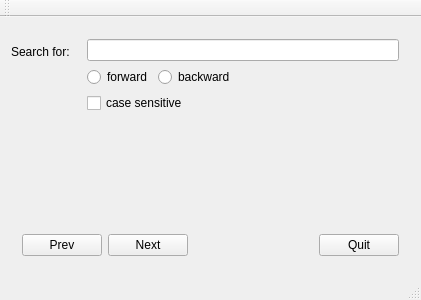
<?xml version="1.0" encoding="UTF-8"?>
<ui version="4.0">
 <class>MainWindow</class>
 <widget class="QMainWindow" name="MainWindow">
  <property name="geometry">
   <rect>
    <x>0</x>
    <y>0</y>
    <width>421</width>
    <height>300</height>
   </rect>
  </property>
  <property name="windowTitle">
   <string>MainWindow</string>
  </property>
  <widget class="QWidget" name="centralWidget">
   <layout class="QGridLayout" name="gridLayout_2">
    <item row="0" column="0">
     <widget class="QLabel" name="label">
      <property name="text">
       <string>Search for:</string>
      </property>
     </widget>
    </item>
    <item row="0" column="1" rowspan="2">
     <widget class="QWidget" name="widget_2" native="true">
      <layout class="QGridLayout" name="gridLayout">
       <item row="1" column="0">
        <widget class="QRadioButton" name="radioButton">
         <property name="text">
          <string>forward</string>
         </property>
        </widget>
       </item>
       <item row="2" column="0" colspan="2">
        <widget class="QCheckBox" name="checkBox">
         <property name="text">
          <string>case sensitive</string>
         </property>
        </widget>
       </item>
       <item row="1" column="2">
        <spacer name="horizontalSpacer_2">
         <property name="orientation">
          <enum>Qt::Horizontal</enum>
         </property>
         <property name="sizeHint" stdset="0">
          <size>
           <width>114</width>
           <height>20</height>
          </size>
         </property>
        </spacer>
       </item>
       <item row="0" column="0" colspan="3">
        <widget class="QLineEdit" name="inputField"/>
       </item>
       <item row="1" column="1">
        <widget class="QRadioButton" name="radioButton_2">
         <property name="text">
          <string>backward</string>
         </property>
        </widget>
       </item>
      </layout>
     </widget>
    </item>
    <item row="1" column="0" rowspan="2">
     <spacer name="verticalSpacer_2">
      <property name="orientation">
       <enum>Qt::Vertical</enum>
      </property>
      <property name="sizeHint" stdset="0">
       <size>
        <width>20</width>
        <height>108</height>
       </size>
      </property>
     </spacer>
    </item>
    <item row="2" column="1">
     <spacer name="verticalSpacer">
      <property name="orientation">
       <enum>Qt::Vertical</enum>
      </property>
      <property name="sizeHint" stdset="0">
       <size>
        <width>20</width>
        <height>52</height>
       </size>
      </property>
     </spacer>
    </item>
    <item row="3" column="0" colspan="2">
     <widget class="QWidget" name="widget" native="true">
      <layout class="QHBoxLayout" name="horizontalLayout">
       <item>
        <widget class="QPushButton" name="pushButton_3">
         <property name="text">
          <string>Prev</string>
         </property>
        </widget>
       </item>
       <item>
        <widget class="QPushButton" name="pushButton_2">
         <property name="text">
          <string>Next</string>
         </property>
        </widget>
       </item>
       <item>
        <spacer name="horizontalSpacer">
         <property name="orientation">
          <enum>Qt::Horizontal</enum>
         </property>
         <property name="sizeHint" stdset="0">
          <size>
           <width>40</width>
           <height>20</height>
          </size>
         </property>
        </spacer>
       </item>
       <item>
        <widget class="QPushButton" name="btnQuit">
         <property name="text">
          <string>Quit</string>
         </property>
        </widget>
       </item>
      </layout>
     </widget>
    </item>
   </layout>
  </widget>
  <widget class="QMenuBar" name="menuBar">
   <property name="geometry">
    <rect>
     <x>0</x>
     <y>0</y>
     <width>421</width>
     <height>22</height>
    </rect>
   </property>
  </widget>
  <widget class="QToolBar" name="mainToolBar">
   <attribute name="toolBarArea">
    <enum>TopToolBarArea</enum>
   </attribute>
   <attribute name="toolBarBreak">
    <bool>false</bool>
   </attribute>
  </widget>
  <widget class="QStatusBar" name="statusBar"/>
 </widget>
 <layoutdefault spacing="6" margin="11"/>
 <resources/>
 <connections/>
</ui>
